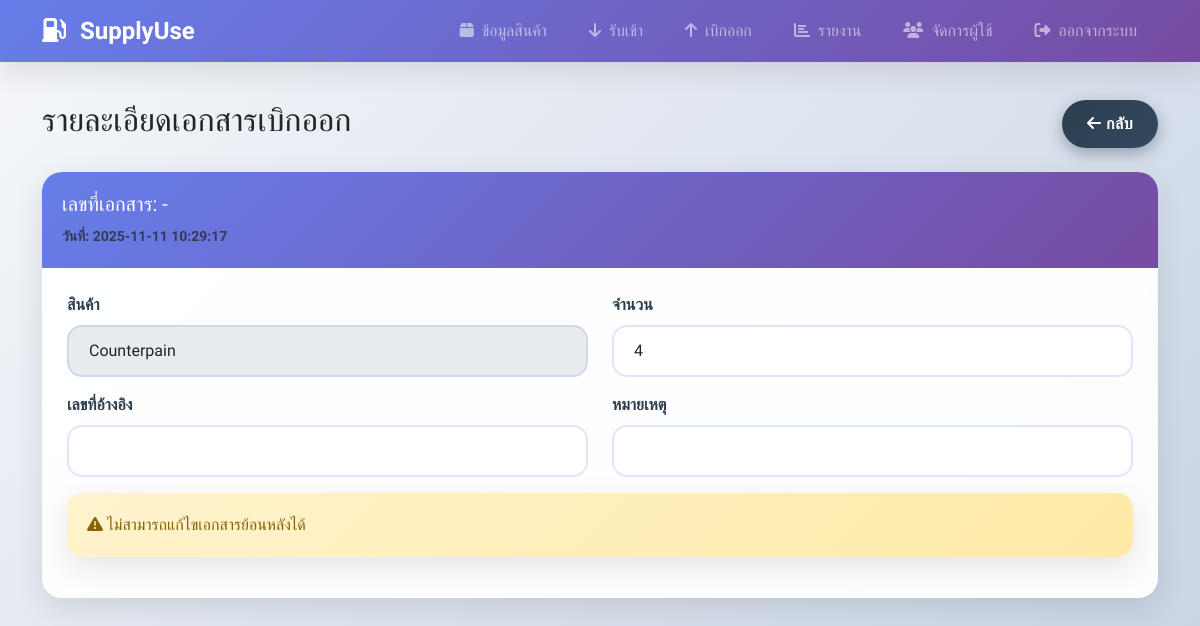
The page /stock_out_view/9 on the database its author committed.
### tables this page shows
CREATE TABLE stock_movements (
            id INTEGER PRIMARY KEY AUTOINCREMENT,
            product_id INTEGER,
            type TEXT CHECK(type IN ('IN', 'OUT')),
            quantity INTEGER,
            reference TEXT,
            notes TEXT,
            created_at TIMESTAMP DEFAULT CURRENT_TIMESTAMP, document_no TEXT,
            FOREIGN KEY (product_id) REFERENCES products (id)
        );

CREATE TABLE products (
            id INTEGER PRIMARY KEY AUTOINCREMENT,
            name TEXT NOT NULL,
            barcode TEXT UNIQUE,
            unit TEXT,
            min_stock INTEGER DEFAULT 0,
            current_stock INTEGER DEFAULT 0,
            image BLOB,
            created_at TIMESTAMP DEFAULT CURRENT_TIMESTAMP
        , description TEXT);

### app.py (the view)
@app.route('/stock_out_view/<int:movement_id>')
def stock_out_view(movement_id):
    conn = sqlite3.connect('supply_inventory.db')
    c = conn.cursor()
    c.execute('''SELECT sm.*, p.name, p.unit
                FROM stock_movements sm
                JOIN products p ON sm.product_id = p.id
                WHERE sm.id = ? AND sm.type = 'OUT' ''', (movement_id,))
    movement = c.fetchone()
    c.execute('SELECT id, name FROM products ORDER BY name')
    products = c.fetchall()
    conn.close()
    if not movement:
        return redirect(url_for('stock_out_list'))
    doc_date = datetime.strptime(movement[6][:10], '%Y-%m-%d').date()
    today = datetime.now().date()
    can_edit = doc_date >= today
    return render_template('stock_out_view.html', movement=movement, products=products, can_edit=can_edit)

### templates/stock_out_view.html (shortened to what this page needs)
{% extends "base.html" %}
{% block content %}
<div class="d-flex justify-content-between align-items-center mb-4">
    <h2>รายละเอียดเอกสารเบิกออก</h2>
    <a href="{{ url_for('stock_out_list') }}" class="btn btn-secondary">
        <i class="fas fa-arrow-left"></i> กลับ
    </a>
</div>
<div class="card">
    <div class="card-header">
        <h5>เลขที่เอกสาร: {{ movement[7] or '-' }}</h5>
        <small class="text-muted">วันที่: {{ movement[6] }}</small>
    </div>
    <div class="card-body">
        <form id="updateForm">
            <div class="row">
                <div class="col-md-6">
                    <div class="mb-3">
                        <label class="form-label">สินค้า</label>
                        <select class="form-select" id="product_id" {% if not can_edit %}disabled{% endif %}>
                            {% for product in products %}
                            <option value="{{ product[0] }}" {% if product[0] == movement[1] %}selected{% endif %}>
                                {{ product[1] }}
                            </option>
                            {% endfor %}
                        </select>
                    </div>
                </div>
                <div class="col-md-6">
                    <div class="mb-3">
                        <label class="form-label">จำนวน</label>
                        <input type="number" class="form-control" id="quantity" value="{{ movement[3] }}" {% if not can_edit %}readonly{% endif %}>
                    </div>
                </div>
            </div>
            <div class="row">
                <div class="col-md-6">
                    <div class="mb-3">
                        <label class="form-label">เลขที่อ้างอิง</label>
                        <input type="text" class="form-control" id="reference" value="{{ movement[4] or '' }}" {% if not can_edit %}readonly{% endif %}>
                    </div>
                </div>
                <div class="col-md-6">
                    <div class="mb-3">
                        <label class="form-label">หมายเหตุ</label>
                        <input type="text" class="form-control" id="notes" value="{{ movement[5] or '' }}" {% if not can_edit %}readonly{% endif %}>
                    </div>
                </div>
            </div>
            {% if can_edit %}
            <div class="mb-3">
                <button type="submit" class="btn btn-primary">บันทึกการแก้ไข</button>
                <button type="button" class="btn btn-danger" onclick="confirmCancel()">ยกเลิกเอกสาร</button>
            </div>
            {% else %}
            <div class="alert alert-warning">
                <i class="fas fa-exclamation-triangle"></i>
                ไม่สามารถแก้ไขเอกสารย้อนหลังได้
            </div>
            {% endif %}
        </form>
    </div>
</div>
{% endblock %}

### static/css/style.css (style rules this page uses)
:root { --primary-gradient: linear-gradient(135deg, #667eea 0%, #764ba2 100%); --success-gradient: linear-gradient(135deg, #11998e 0%, #38ef7d 100%); --warning-gradient: linear-gradient(135deg, #f093fb 0%, #f5576c 100%); --info-gradient: linear-gradient(135deg, #4facfe 0%, #00f2fe 100%); --dark-gradient: linear-gradient(135deg, #2c3e50 0%, #34495e 100%); --shadow: 0 10px 30px rgba(0,0,0,0.1); --shadow-hover: 0 15px 40px rgba(0,0,0,0.15); }
body { background: linear-gradient(135deg, #f5f7fa 0%, #c3cfe2 100%); font-family: 'Kanit', 'Segoe UI', Tahoma, Geneva, Verdana, sans-serif; min-height: 100vh; padding-top: 0; }
.card { border: none; border-radius: 20px; box-shadow: var(--shadow); transition: all 0.3s ease; overflow: hidden; background: rgba(255,255,255,0.95); backdrop-filter: blur(10px); }
.card-header { background: var(--primary-gradient); color: white; border: none; padding: 20px; font-weight: 600; }
.card-body { padding: 25px; }
.btn { border-radius: 25px; font-weight: 600; padding: 12px 25px; transition: all 0.3s ease; border: none; text-transform: uppercase; letter-spacing: 0.5px; position: relative; overflow: hidden; }
.btn::before { content: ''; position: absolute; top: 0; left: -100%; width: 100%; height: 100%; background: linear-gradient(90deg, transparent, rgba(255,255,255,0.3), transparent); transition: left 0.5s; }
.btn-secondary { background: var(--dark-gradient); box-shadow: 0 5px 15px rgba(44, 62, 80, 0.4); }
.alert { border: none; border-radius: 15px; padding: 20px; box-shadow: var(--shadow); backdrop-filter: blur(10px); }
.alert-warning { background: linear-gradient(135deg, #fff3cd 0%, #ffeaa7 100%); color: #856404; }
.form-control, .form-select { border-radius: 15px; border: 2px solid rgba(102, 126, 234, 0.2); padding: 12px 20px; transition: all 0.3s ease; background: rgba(255,255,255,0.9); }
.form-label { font-weight: 600; color: #2c3e50; margin-bottom: 8px; }
.card, .alert, .table { animation: fadeInUp 0.6s ease-out; }

### rows shown on the page
stock_movements: created_at "2025-11-11 10:29:17", product.name "Counterpain", quantity "4"

### other values the page prints
{{ movement[7] or '-' }} "-"
